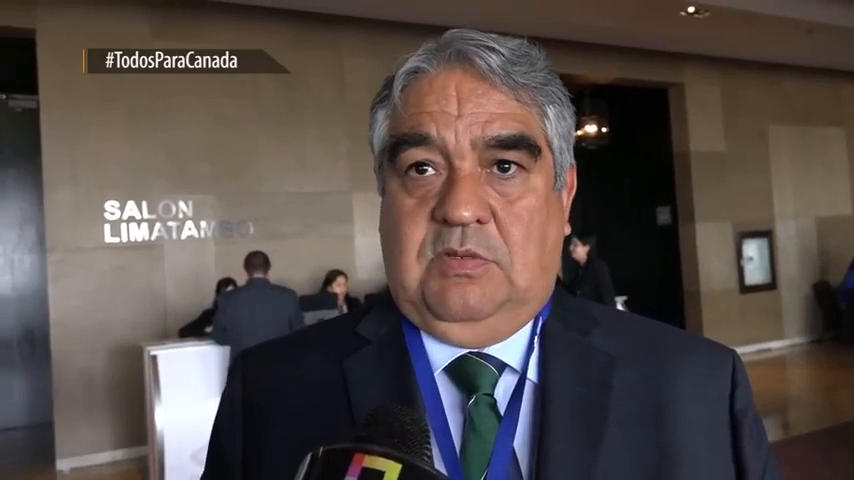
#> input picture frame 12 of P6/E2/v3.mp4, 854 x 480 px
$ python Ej2.py
#> lines starting #> are read from the running program, lines starting #| are printed output that depends on the picture; after the words box and inside, x2 and y2 are one past the last pixel; in counts of white or black regions, pixels touching at a corner belong together
import cv2

# Cargamos el clasificador de caras
face_cascade = cv2.CascadeClassifier('haarcascade_frontalface_alt.xml')

#Abrimos el archivo de video
cap = cv2.VideoCapture("v3.mp4")

while True:
    #leemos cada fotograma
    ret, frame = cap.read()
#> frame is the input picture: shape (480, 854, 3); mean B, G, R 72.2, 75.8, 86.1
    if not ret: break

    #aplicamos el detector (igual que en el Ej 1)
    gray = cv2.cvtColor(frame, cv2.COLOR_BGR2GRAY)
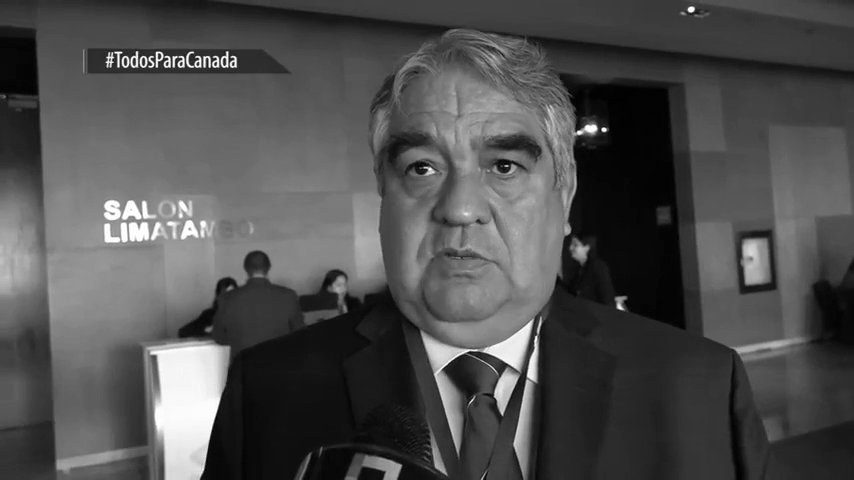
#> gray: shape (480, 854); min 0, max 255, mean 78.5
    caras = face_cascade.detectMultiScale(gray, 1.3, 5)
#> caras = [[326, 57, 279, 279]]

    #dibujamos los rectángulos sobre el fotograma actual
    for (x, y, w, h) in caras:
        cv2.rectangle(frame, (x, y), (x+w, y+h), (0, 255, 0), 2)
#> this loop made 1 pass
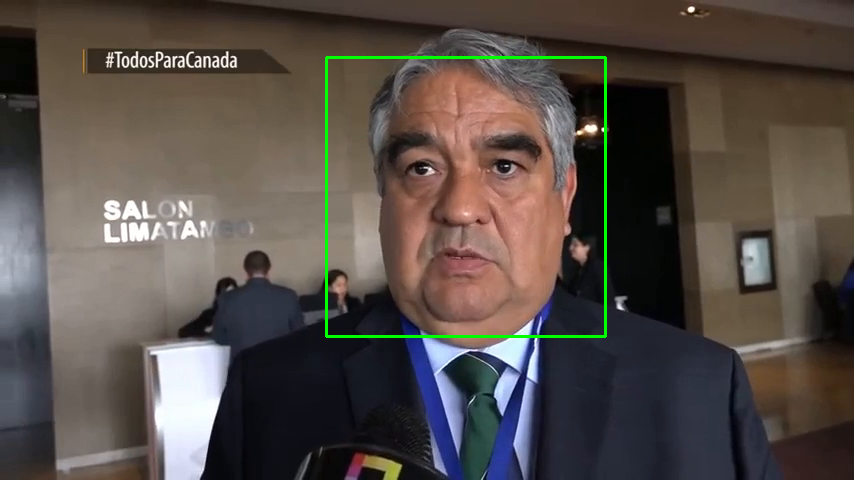
#> frame: shape (480, 854, 3); 0.82% of pixels changed, all inside (x1, y1, x2, y2) = (325, 56, 607, 338)

    #enseñamos el vídeo en tiempo real
    cv2.imshow('Deteccion de caras', frame)

    #al pulsar q salimos del bucle
    if cv2.waitKey(1) & 0xFF == ord('q'):
#> (key q is pressed here)
        break

# 6. Liberamos la cámara
cap.release()
cv2.destroyAllWindows()

$ run again, starting later in the video
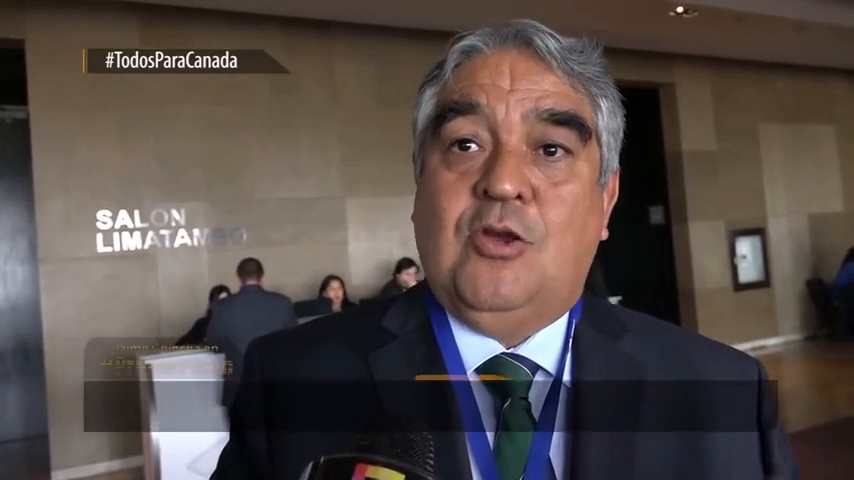
#> input picture frame 57 of P6/E2/v3.mp4, 854 x 480 px
#> frame is the input picture: shape (480, 854, 3); mean B, G, R 71.4, 75.4, 86.4
#> `gray = cv2.cvtColor(frame, cv2.COLOR_BGR2GRAY)`:
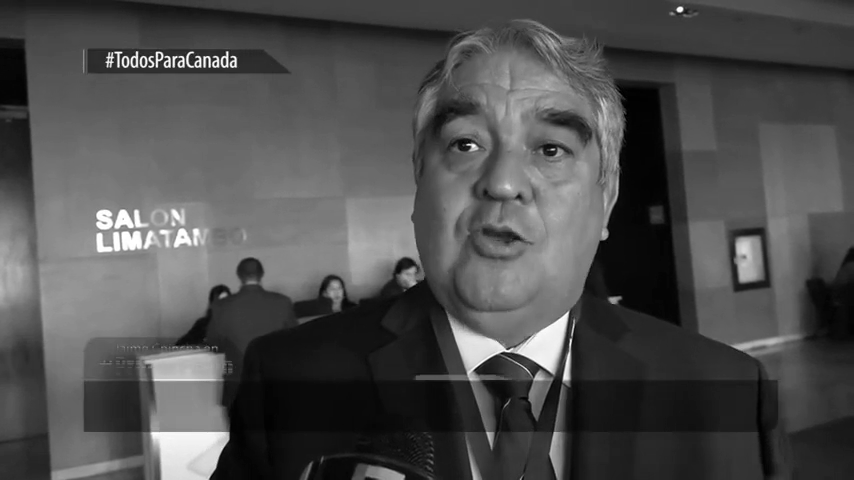
#> gray: shape (480, 854); min 0, max 255, mean 78.3
#> caras = [[384, 42, 260, 260]]
#> the loop `for (x, y, w, h) in caras:` made 1 pass
#> after the loop `for (x, y, w, h) in caras:`:
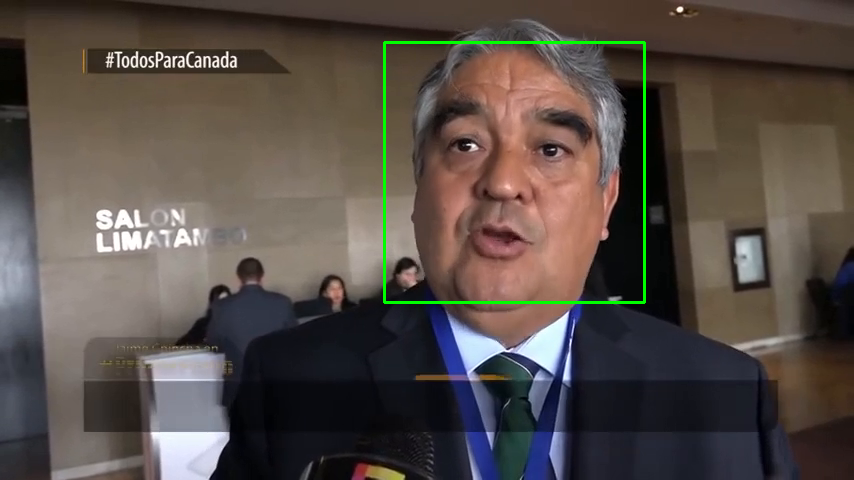
#> frame: shape (480, 854, 3); 0.76% of pixels changed, all inside (x1, y1, x2, y2) = (383, 41, 646, 304)

$ run again, starting later in the video
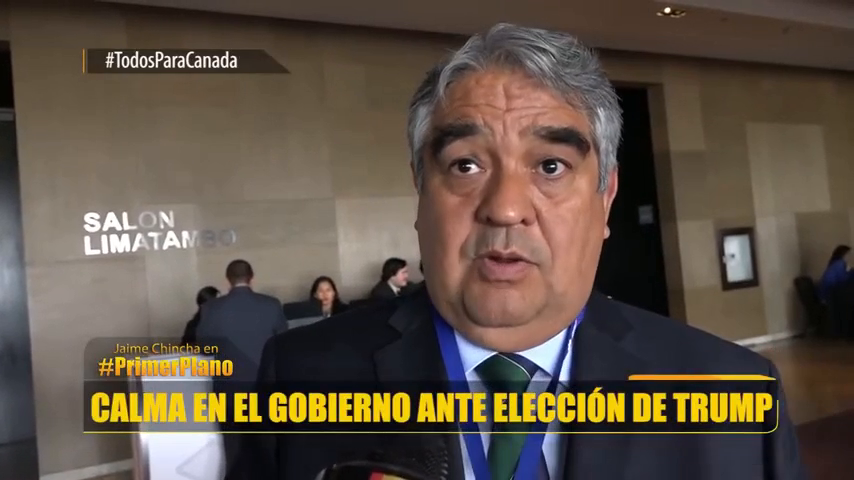
#> input picture frame 101 of P6/E2/v3.mp4, 854 x 480 px
#> frame is the input picture: shape (480, 854, 3); mean B, G, R 69, 81.7, 94.4
#> `gray = cv2.cvtColor(frame, cv2.COLOR_BGR2GRAY)`:
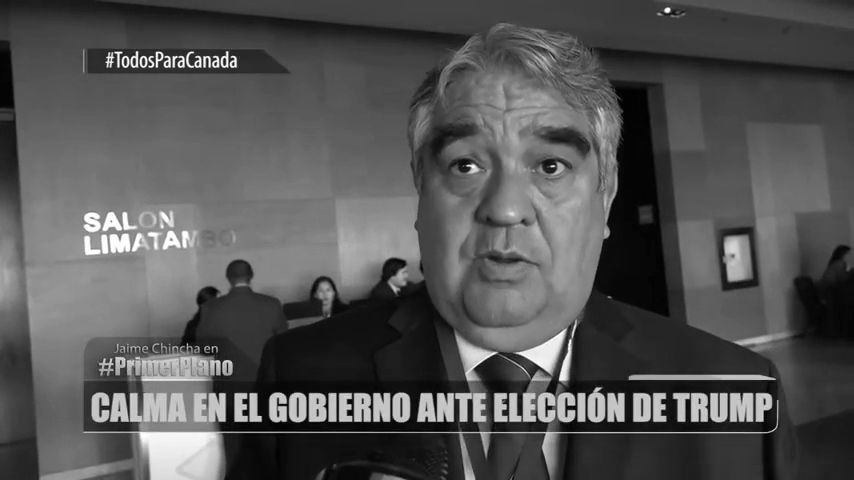
#> gray: shape (480, 854); min 0, max 255, mean 84.1
#> caras = [[379, 62, 265, 265]]
#> the loop `for (x, y, w, h) in caras:` made 1 pass
#> after the loop `for (x, y, w, h) in caras:`:
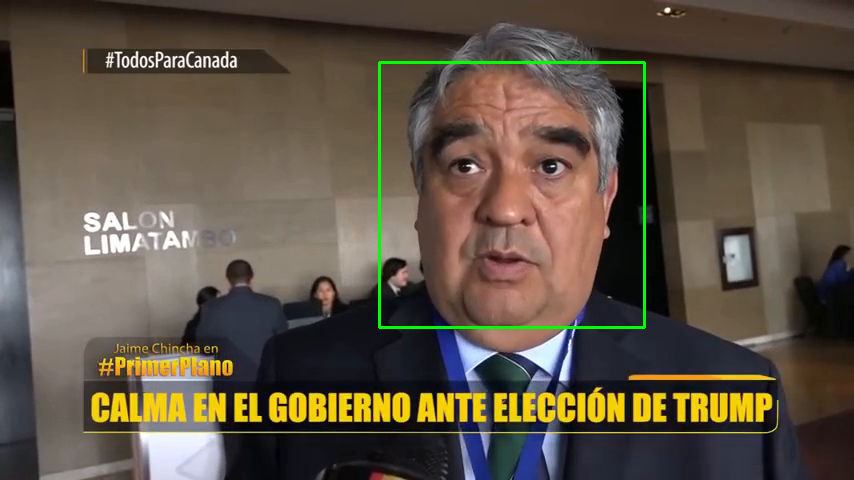
#> frame: shape (480, 854, 3); 0.77% of pixels changed, all inside (x1, y1, x2, y2) = (378, 61, 646, 329)
